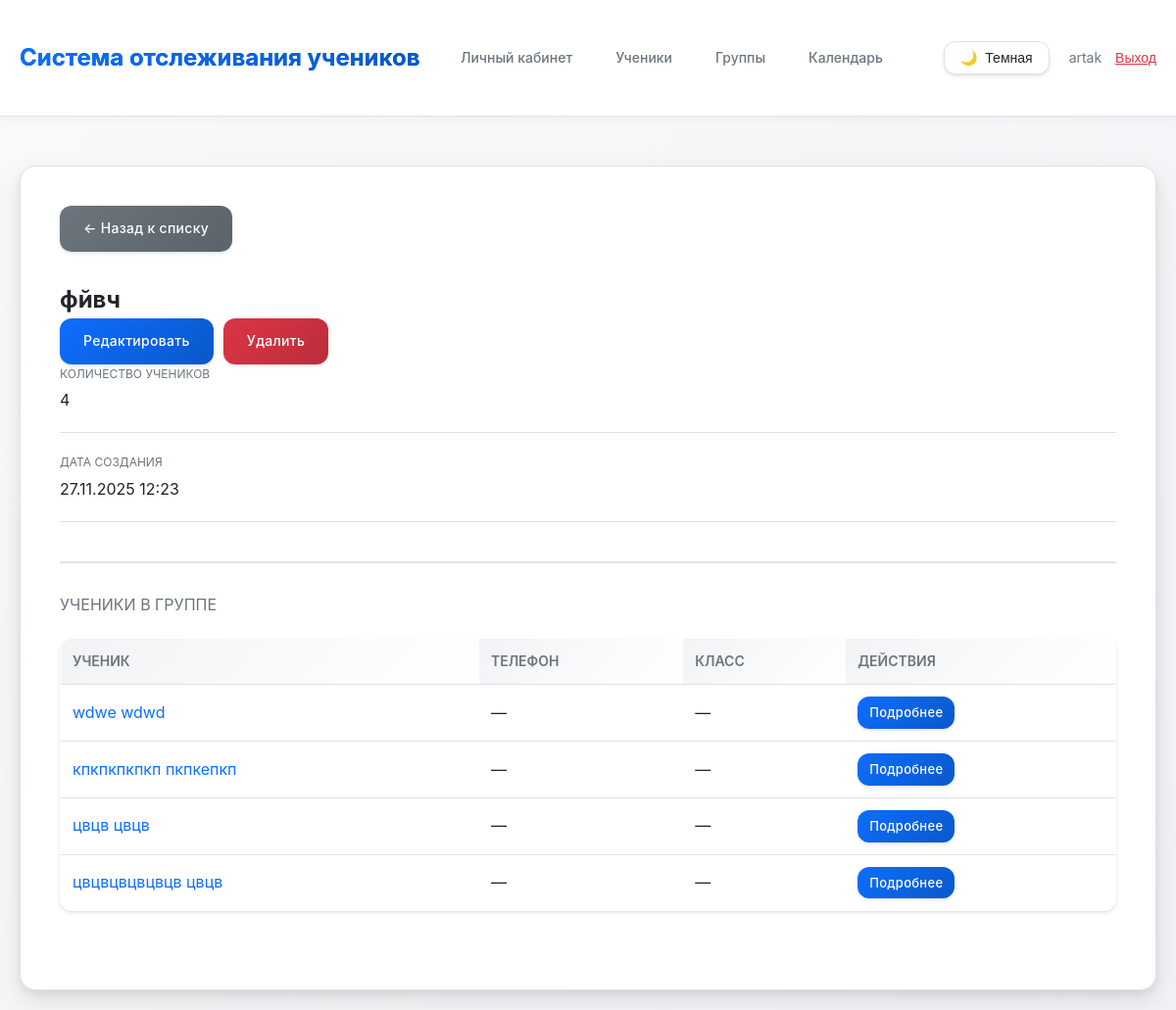
Page /group/2/ (signed in) on the committed database.
### main/models.py (models this page shows, shortened)
class StudentGroup(models.Model):
    tutor = models.ForeignKey(Tutor, on_delete=models.CASCADE, related_name='groups', verbose_name='Репетитор')
    name = models.CharField(max_length=200, verbose_name='Название группы')
    description = models.TextField(blank=True, verbose_name='Описание')
    created_at = models.DateTimeField(auto_now_add=True, verbose_name='Дата создания')
    updated_at = models.DateTimeField(auto_now=True, verbose_name='Дата обновления')
    is_active = models.BooleanField(default=True, verbose_name='Активна')
    class Meta:
        verbose_name = 'Группа учеников'
        verbose_name_plural = 'Группы учеников'
        ordering = ['name']

class Student(models.Model):
    tutor = models.ForeignKey(Tutor, on_delete=models.CASCADE, related_name='students', verbose_name='Репетитор')
    groups = models.ManyToManyField(StudentGroup, related_name='students', blank=True, verbose_name='Группы')
    first_name = models.CharField(max_length=100, verbose_name='Имя')
    last_name = models.CharField(max_length=100, verbose_name='Фамилия')
    phone = models.CharField(max_length=20, blank=True, null=True, verbose_name='Телефон')
    telegram = models.CharField(max_length=20, blank=True, null=True, verbose_name='Телеграм')
    created_at = models.DateTimeField(auto_now_add=True, verbose_name='Дата создания')
    updated_at = models.DateTimeField(auto_now=True, verbose_name='Дата обновления')
    grade = models.CharField(max_length=10, blank=True, null=True, verbose_name='Класс')
    notes = models.TextField(blank=True, verbose_name='Заметки')
    is_active = models.BooleanField(default=True, verbose_name='Активен')
    prepaid_balance = models.DecimalField(
        max_digits=10,
        decimal_places=2,
        default=Decimal('0.00'),
        verbose_name='Баланс предоплаты'
    )
    class Meta:
        verbose_name = 'Ученик'
        verbose_name_plural = 'Ученики'
        ordering = ['last_name', 'first_name']

### main/views.py (the view)
# urls.py: path('group/<int:pk>/', views.group_detail, name='group_detail'),
@login_required
def group_detail(request, pk):
    tutor = get_tutor(request)
    if not tutor:
        messages.error(request, 'Профиль репетитора не найден.')
        return redirect('dashboard')
    group = get_object_or_404(StudentGroup, pk=pk, tutor=tutor)
    students = group.students.filter(is_active=True).order_by('last_name', 'first_name')
    return render(request, 'main/group_detail.html', {
        'group': group,
        'students': students
    })

### main/views.py (called while the page is built)
def get_tutor(request):
    if request.user.is_authenticated:
        try:
            return request.user.tutor
        except Tutor.DoesNotExist:
            return None
    return None

### main/templates/main/group_detail.html (shortened to what this page needs)
{% extends 'main/base.html' %}
{% block content %}
<div style="margin-bottom: 30px;">
    <a href="{% url 'group_list' %}" class="btn btn-secondary">← Назад к списку</a>
</div>
<div class="page-header">
    <h2>{{ group.name }}</h2>
    <div class="page-actions" style="display: flex; gap: 10px;">
        <a href="{% url 'group_edit' group.pk %}" class="btn">Редактировать</a>
        <a href="{% url 'group_delete' group.pk %}" class="btn btn-danger">Удалить</a>
    </div>
</div>
<div class="detail-item">
    <div class="detail-label">Количество учеников</div>
    <div class="detail-value">{{ students|length }}</div>
</div>
<div class="detail-item">
    <div class="detail-label">Дата создания</div>
    <div class="detail-value">{{ group.created_at|date:"d.m.Y H:i" }}</div>
</div>
<div class="detail-item" style="margin-top: 40px; padding-top: 30px; border-top: 2px solid var(--border-color);">
    <div class="detail-label" style="font-size: 16px; margin-bottom: 15px;">Ученики в группе</div>
    {% if students %}
        <table>
            <thead>
                <tr>
                    <th>Ученик</th>
                    <th>Телефон</th>
                    <th>Класс</th>
                    <th>Действия</th>
                </tr>
            </thead>
            <tbody>
                {% for student in students %}
                <tr>
                    <td>
                        <a href="{% url 'student_detail' student.pk %}">{{ student.last_name }} {{ student.first_name }}</a>
                    </td>
                    <td>{{ student.phone|default:"—" }}</td>
                    <td>{{ student.grade|default:"—" }}</td>
                    <td>
                        <a href="{% url 'student_detail' student.pk %}" class="btn btn-sm" style="padding: 6px 12px; font-size: 13px;">Подробнее</a>
                    </td>
                </tr>
                {% endfor %}
            </tbody>
        </table>
    {% else %}
        <p style="color: var(--text-muted);">В группе пока нет учеников.</p>
    {% endif %}
</div>
{% endblock %}

### main/templates/main/base.html (shortened to what this page needs)
{% load static %}
<!DOCTYPE html>
<html lang="ru">
<head>
</head>
<body>
    <header>
        <div class="container">
            <div style="display: flex; justify-content: space-between; align-items: center;">
                <h1><a href="{% url 'dashboard' %}" style="color: var(--text-primary); text-decoration: none;">Система отслеживания учеников</a></h1>
                <div style="display: flex; align-items: center; gap: 20px;">
                    {% if user.is_authenticated %}
                        <nav>
                            <a href="{% url 'dashboard' %}">Личный кабинет</a>
                            <a href="{% url 'student_list' %}">Ученики</a>
                            <a href="{% url 'group_list' %}">Группы</a>
                            <a href="{% url 'calendar' %}">Календарь</a>
                        </nav>
                        <button class="theme-toggle" id="theme-toggle" aria-label="Переключить тему">
                            <span id="theme-icon">🌙</span>
                            <span id="theme-text">Темная</span>
                        </button>
                        <div style="font-size: 14px; color: var(--text-secondary);">
                            {{ user.get_full_name|default:user.username }}
                            <form method="post" action="{% url 'logout' %}" style="display: inline;">
                                <button type="submit" style="background: none; border: none; color: var(--btn-danger); cursor: pointer; text-decoration: underline; padding: 0; margin-left: 10px; font-size: 14px;">Выход</button>
                            </form>
                        </div>
                    {% else %}
                        <nav>
                            <a href="{% url 'login' %}">Вход</a>
                            <a href="{% url 'register' %}">Регистрация</a>
                        </nav>
                    {% endif %}
                </div>
            </div>
        </div>
    </header>
    <div class="container">
        <div class="content">
            {% block content %}{% endblock %}
        </div>
    </div>
</body>
</html>

### rows in the picture
StudentGroup: name "фйвч", created_at "27.11.2025 12:23"
Student: last_name "wdwe", first_name "wdwd", phone "—", grade "—"
Student: last_name "кпкпкпкпкп", first_name "пкпкепкп", phone "—", grade "—"
Student: last_name "цвцв", first_name "цвцв", phone "—", grade "—"
Student: last_name "цвцвцвцвцвцв", first_name "цвцв", phone "—", grade "—"

### other values in the picture
{{ user.get_full_name|default:user.username }} "artak"
{{ students|length }} "4"
